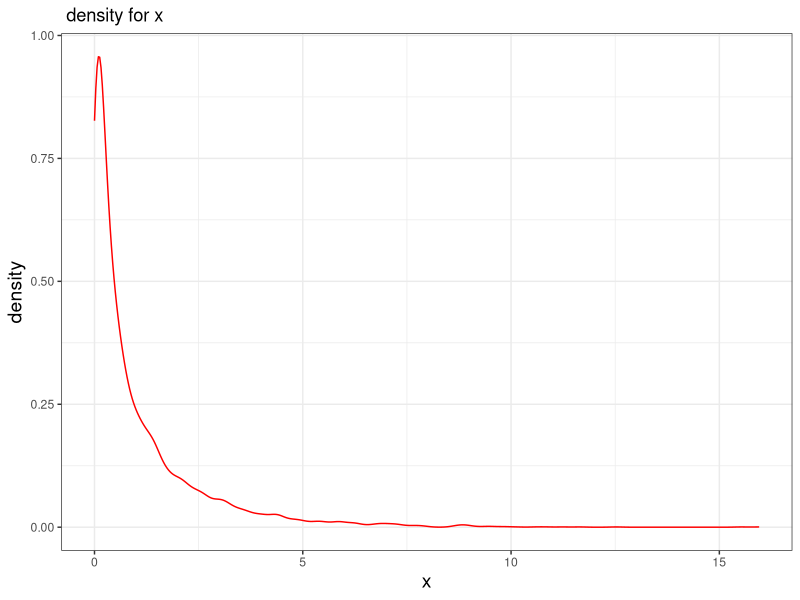
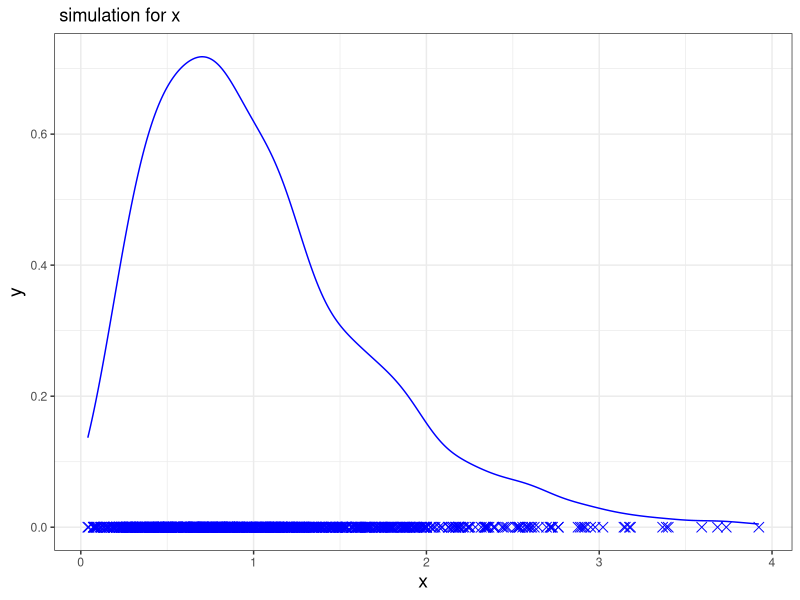
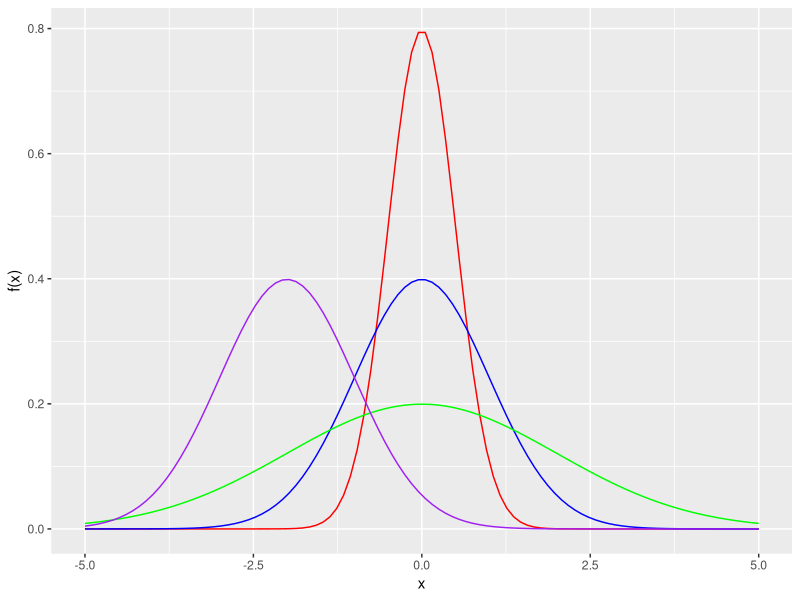

Write the R code that produced these figures, in order.
## ---- chunk 1
library(tidyverse) # load the library
## ---- chunk 2
set.seed(1) # make the random values reproducible 

sampleSize <- 5
numSamples <- 1000

# Take samples from chisq distribution with 1 degree of freedom
degreeFreedom <- 1

randomChiSqValues <- rchisq(n = numSamples * sampleSize, df = degreeFreedom)
## plot the sample chisq data
tibble(x = randomChiSqValues) %>% 
  ggplot() + 
  geom_density(aes(x = x), color = "red")+
  theme_bw()+
  labs(title=" density for x")+
    theme(axis.title = element_text(size=14))
## ---- chunk 3
# organize the random values into 1000 sample rows of size n = 5 columns
samples <- matrix(randomChiSqValues, nrow = numSamples, ncol = sampleSize)
sampleMeans <- rowMeans(samples) # work out the sample means 

head(sampleMeans)# first six value for the sampleMeans

## plot the sample mean
tibble(x = sampleMeans) %>% 
  ggplot() + 
  geom_line(aes(x = x), stat = "density", color = "blue") +
  geom_point(aes(x = x, y = 0), color = "blue", shape = 4, size = 3)+
  theme_bw()+
  labs(title=" simulation for x")+
  theme(axis.title = element_text(size=14))

## ---- chunk 4
xValues <- seq(from = -5, to = 5, length = 100)
plotA <- dnorm(xValues, mean = 0, sd = 0.5) #
plotB <-  dnorm(xValues, mean = 0, sd = 1)
plotC <-  dnorm(xValues, mean = 0, sd = 2)
plotD <-  dnorm(xValues, mean = -2, sd = 1)

normalDistributionsTibble <- tibble(x_value = xValues, 
                                    red_value = plotA,
                                    blue_value = plotB,
                                    green_value = plotC,
                                    purple_value = plotD)

p <- normalDistributionsTibble %>% ggplot()
p + 
  geom_line(aes(x = xValues, y = red_value), color = "red") +
  geom_line(aes(x = xValues, y = blue_value), color = "blue") +
  geom_line(aes(x = xValues, y = green_value), color = "green") +
  geom_line(aes(x = xValues, y = purple_value), color = "purple") +
  xlab("x") +
  ylab("f(x)")
